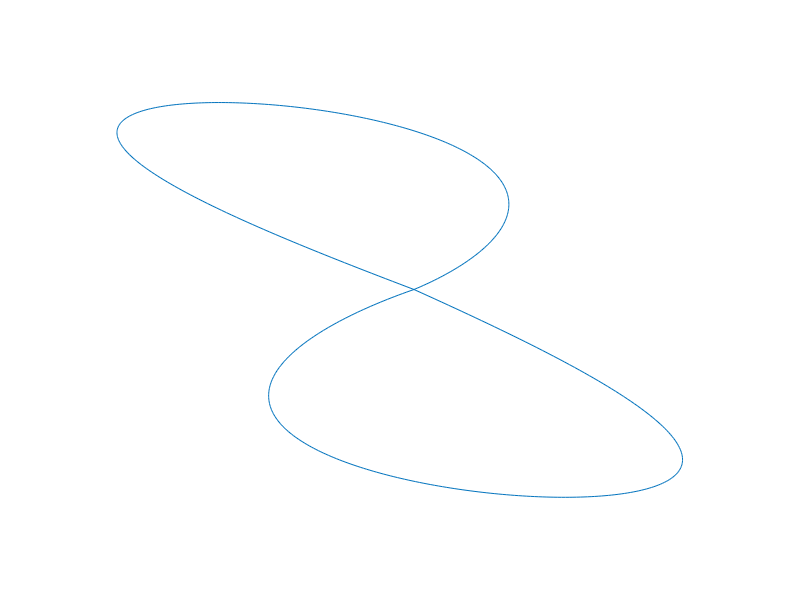
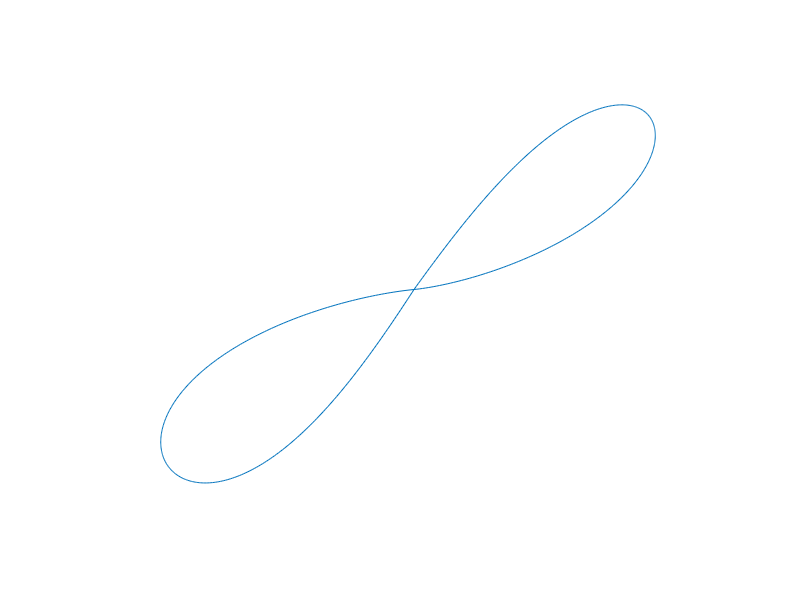
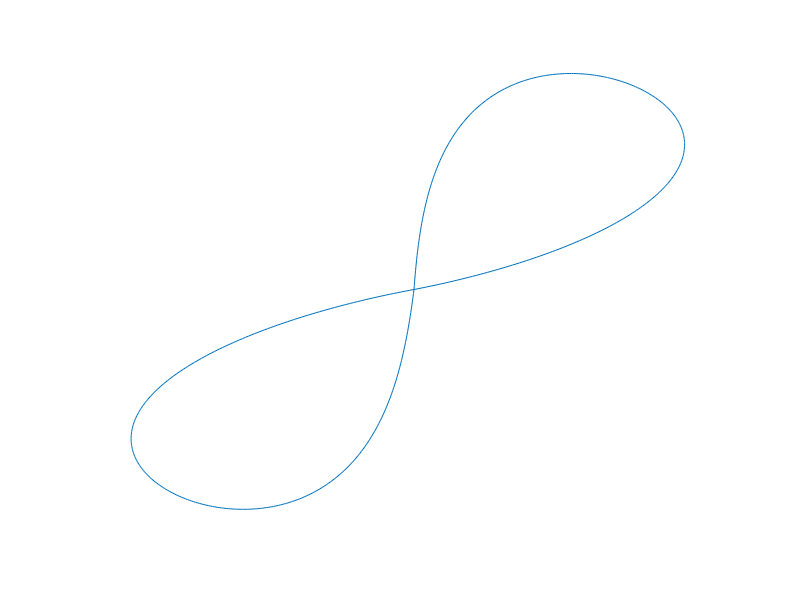
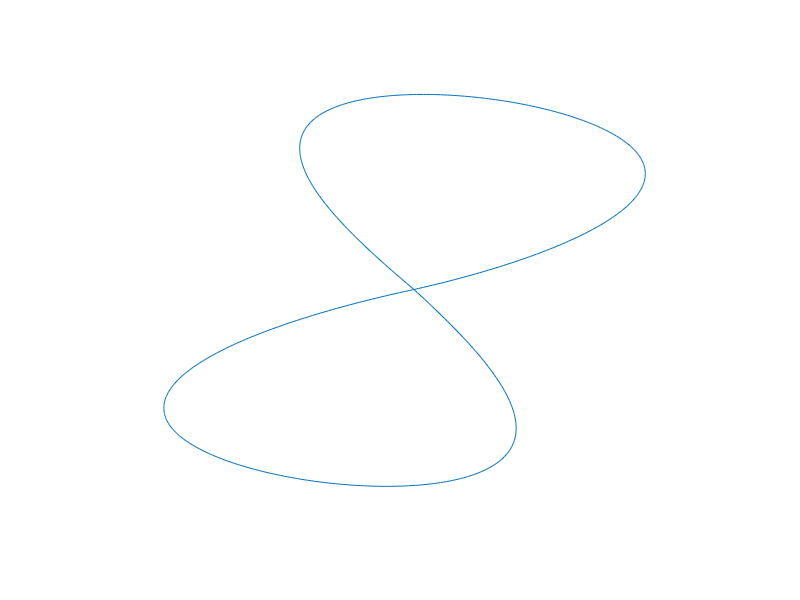

Reproduce these figures in MATLAB, in order. (Note: a time limit stopped this script after it produced the figures.)
clear all
close all

fig = figure('Renderer', 'painters', 'Position', [200 200 10 90]);
set(gca,'XTick',[], 'YTick', [])
set(gca,'visible','off')
box off
data = zeros(10,8);
for i = 1:500
%     rand
% a = 1;
% b = 1.2;
% m = 1;
% th = pi/2;
a = 1;
b = 1.1 + 1.4*rand;
m = 1 + 2*rand;
th = 0 + pi/2 * rand;

l = 300;

s = 0 : (pi^(1/a))/l : (pi^(1/a));
t = 0 : (pi^(1/b))/l : (pi^(1/b));
x = m*(cos(th).*sin(s.^a) - sin(th).*sin(t.^b));
y = m*(sin(th).*sin(s.^a) + cos(th).*sin(t.^b));
data(i,1) = i;
data(i,2) = b;
data(i,3) = m;
data(i,4) = th;

m1 = m + m*(-0.1+0.2*rand);
th1 = th + th*(-0.1+0.2*rand);
b1 = b + b*(-0.1+0.2*rand);
s1 = 0 : (pi^(1/a))/l : (pi^(1/a));
t1 = 0 : (pi^(1/b1))/l : (pi^(1/b1));
x1 = m1*(cos(th1).*sin(s1.^a) - sin(th1).*sin(t1.^b1));
y1 = m1*(sin(th1).*sin(s1.^a) + cos(th1).*sin(t1.^b1));

data(i,5) = b1;
data(i,6) = m1;
data(i,7) = th1;
data(i,8) = 0;
xx = [x -x1];
yy = [y -y1];


plot(xx,yy)
set(gca,'XTick',[], 'YTick', [])
set(gca,'visible','off')
box off
saveas(fig,sprintf('fig%d.bmp',i),'bmpmono');
end
fileID = fopen('data_res.txt','w');
fprintf(fileID,'%3.0f %1.3f %1.3f %1.3f %1.3f %1.3f %1.3f %1.0f\r\n',data.');
fclose(fileID);
